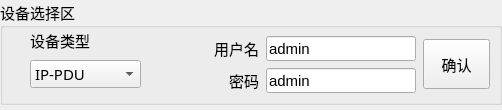
<?xml version="1.0" encoding="UTF-8"?>
<ui version="4.0">
 <class>DevSelectWid</class>
 <widget class="QWidget" name="DevSelectWid">
  <property name="geometry">
   <rect>
    <x>0</x>
    <y>0</y>
    <width>502</width>
    <height>110</height>
   </rect>
  </property>
  <property name="windowTitle">
   <string>Form</string>
  </property>
  <layout class="QGridLayout" name="gridLayout_2">
   <property name="leftMargin">
    <number>0</number>
   </property>
   <property name="topMargin">
    <number>0</number>
   </property>
   <property name="rightMargin">
    <number>0</number>
   </property>
   <property name="bottomMargin">
    <number>5</number>
   </property>
   <property name="spacing">
    <number>0</number>
   </property>
   <item row="0" column="0">
    <widget class="QGroupBox" name="groupBox">
     <property name="font">
      <font>
       <family>微软雅黑</family>
       <pointsize>11</pointsize>
      </font>
     </property>
     <property name="title">
      <string>设备选择区</string>
     </property>
     <widget class="QLabel" name="label">
      <property name="geometry">
       <rect>
        <x>159</x>
        <y>38</y>
        <width>100</width>
        <height>20</height>
       </rect>
      </property>
      <property name="sizePolicy">
       <sizepolicy hsizetype="Fixed" vsizetype="Fixed">
        <horstretch>0</horstretch>
        <verstretch>0</verstretch>
       </sizepolicy>
      </property>
      <property name="minimumSize">
       <size>
        <width>100</width>
        <height>20</height>
       </size>
      </property>
      <property name="maximumSize">
       <size>
        <width>100</width>
        <height>20</height>
       </size>
      </property>
      <property name="font">
       <font>
        <family>微软雅黑</family>
        <pointsize>11</pointsize>
       </font>
      </property>
      <property name="text">
       <string>用户名</string>
      </property>
      <property name="alignment">
       <set>Qt::AlignRight|Qt::AlignTrailing|Qt::AlignVCenter</set>
      </property>
     </widget>
     <widget class="QLineEdit" name="userEdit">
      <property name="geometry">
       <rect>
        <x>266</x>
        <y>36</y>
        <width>150</width>
        <height>25</height>
       </rect>
      </property>
      <property name="sizePolicy">
       <sizepolicy hsizetype="Fixed" vsizetype="Fixed">
        <horstretch>0</horstretch>
        <verstretch>0</verstretch>
       </sizepolicy>
      </property>
      <property name="minimumSize">
       <size>
        <width>150</width>
        <height>25</height>
       </size>
      </property>
      <property name="maximumSize">
       <size>
        <width>150</width>
        <height>25</height>
       </size>
      </property>
      <property name="font">
       <font>
        <family>Arial</family>
        <pointsize>11</pointsize>
       </font>
      </property>
      <property name="text">
       <string>admin</string>
      </property>
     </widget>
     <widget class="QPushButton" name="okBtn">
      <property name="geometry">
       <rect>
        <x>423</x>
        <y>39</y>
        <width>67</width>
        <height>50</height>
       </rect>
      </property>
      <property name="sizePolicy">
       <sizepolicy hsizetype="Fixed" vsizetype="Fixed">
        <horstretch>0</horstretch>
        <verstretch>0</verstretch>
       </sizepolicy>
      </property>
      <property name="minimumSize">
       <size>
        <width>30</width>
        <height>50</height>
       </size>
      </property>
      <property name="text">
       <string>确认</string>
      </property>
     </widget>
     <widget class="QLabel" name="label_2">
      <property name="geometry">
       <rect>
        <x>159</x>
        <y>70</y>
        <width>100</width>
        <height>20</height>
       </rect>
      </property>
      <property name="sizePolicy">
       <sizepolicy hsizetype="Fixed" vsizetype="Fixed">
        <horstretch>0</horstretch>
        <verstretch>0</verstretch>
       </sizepolicy>
      </property>
      <property name="minimumSize">
       <size>
        <width>100</width>
        <height>20</height>
       </size>
      </property>
      <property name="maximumSize">
       <size>
        <width>100</width>
        <height>20</height>
       </size>
      </property>
      <property name="font">
       <font>
        <family>微软雅黑</family>
        <pointsize>11</pointsize>
       </font>
      </property>
      <property name="text">
       <string>密码</string>
      </property>
      <property name="alignment">
       <set>Qt::AlignRight|Qt::AlignTrailing|Qt::AlignVCenter</set>
      </property>
     </widget>
     <widget class="QLineEdit" name="pwdEdit">
      <property name="geometry">
       <rect>
        <x>266</x>
        <y>68</y>
        <width>150</width>
        <height>25</height>
       </rect>
      </property>
      <property name="sizePolicy">
       <sizepolicy hsizetype="Fixed" vsizetype="Fixed">
        <horstretch>0</horstretch>
        <verstretch>0</verstretch>
       </sizepolicy>
      </property>
      <property name="minimumSize">
       <size>
        <width>150</width>
        <height>25</height>
       </size>
      </property>
      <property name="maximumSize">
       <size>
        <width>150</width>
        <height>25</height>
       </size>
      </property>
      <property name="font">
       <font>
        <family>Arial</family>
        <pointsize>11</pointsize>
       </font>
      </property>
      <property name="text">
       <string>admin</string>
      </property>
     </widget>
     <widget class="QComboBox" name="comboBox">
      <property name="geometry">
       <rect>
        <x>30</x>
        <y>60</y>
        <width>111</width>
        <height>28</height>
       </rect>
      </property>
      <item>
       <property name="text">
        <string>IP-PDU</string>
       </property>
      </item>
      <item>
       <property name="text">
        <string>MPDU</string>
       </property>
      </item>
      <item>
       <property name="text">
        <string>RPDU</string>
       </property>
      </item>
      <item>
       <property name="text">
        <string>ZPDU</string>
       </property>
      </item>
     </widget>
     <widget class="QLabel" name="label_3">
      <property name="geometry">
       <rect>
        <x>30</x>
        <y>30</y>
        <width>101</width>
        <height>21</height>
       </rect>
      </property>
      <property name="text">
       <string>设备类型</string>
      </property>
     </widget>
    </widget>
   </item>
  </layout>
 </widget>
 <resources/>
 <connections/>
</ui>
